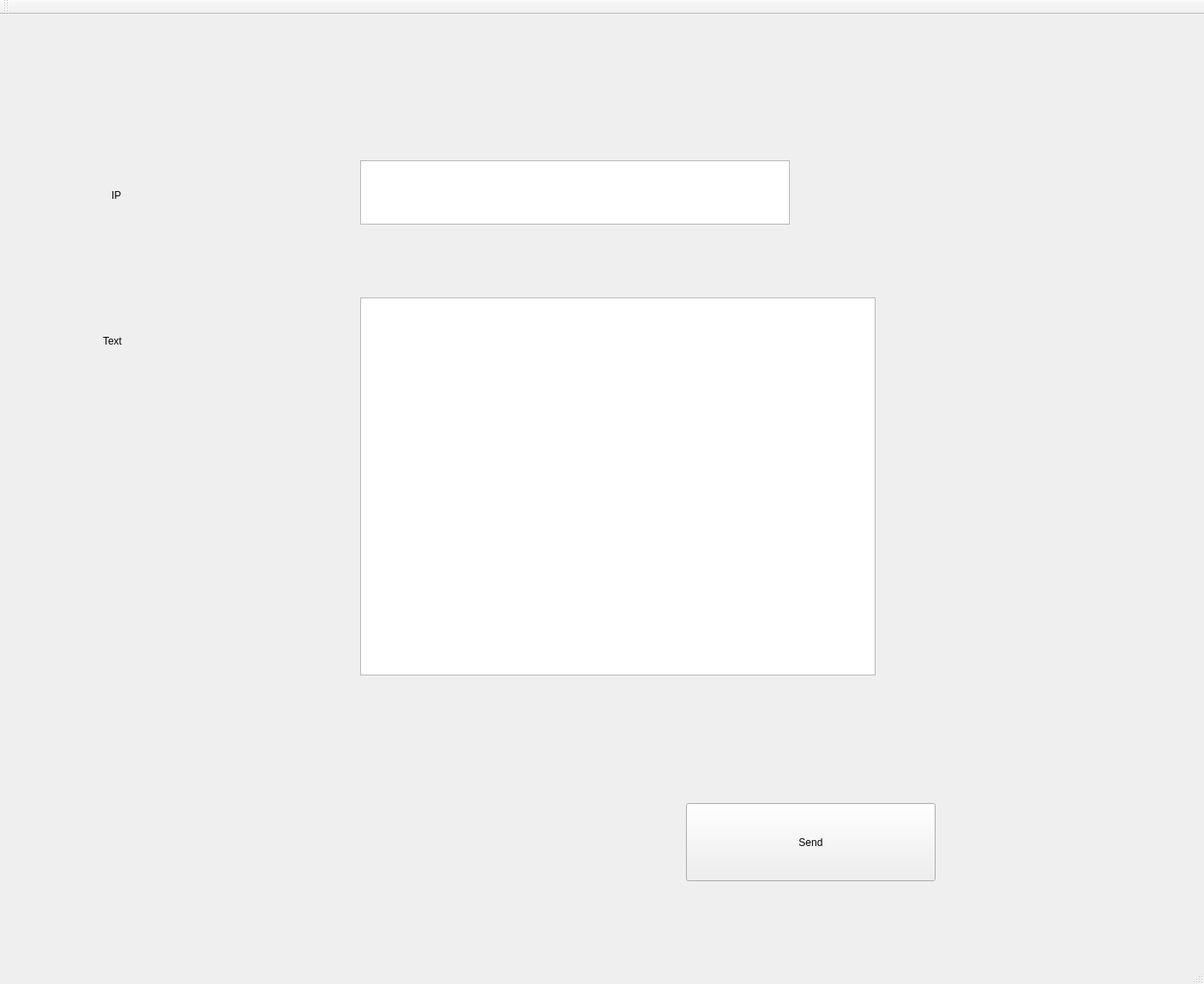
<?xml version="1.0" encoding="UTF-8"?>
<ui version="4.0">
 <class>MainWindow</class>
 <widget class="QMainWindow" name="MainWindow">
  <property name="geometry">
   <rect>
    <x>0</x>
    <y>0</y>
    <width>1404</width>
    <height>1148</height>
   </rect>
  </property>
  <property name="windowTitle">
   <string>MainWindow</string>
  </property>
  <widget class="QWidget" name="centralWidget">
   <widget class="QTextEdit" name="IP_Number">
    <property name="geometry">
     <rect>
      <x>420</x>
      <y>170</y>
      <width>501</width>
      <height>75</height>
     </rect>
    </property>
   </widget>
   <widget class="QLabel" name="label">
    <property name="geometry">
     <rect>
      <x>130</x>
      <y>170</y>
      <width>241</width>
      <height>81</height>
     </rect>
    </property>
    <property name="text">
     <string>IP</string>
    </property>
   </widget>
   <widget class="QPushButton" name="send_btn">
    <property name="geometry">
     <rect>
      <x>800</x>
      <y>920</y>
      <width>291</width>
      <height>91</height>
     </rect>
    </property>
    <property name="text">
     <string>Send</string>
    </property>
   </widget>
   <widget class="QTextEdit" name="Send_Data">
    <property name="geometry">
     <rect>
      <x>420</x>
      <y>330</y>
      <width>601</width>
      <height>441</height>
     </rect>
    </property>
   </widget>
   <widget class="QLabel" name="label_2">
    <property name="geometry">
     <rect>
      <x>120</x>
      <y>340</y>
      <width>241</width>
      <height>81</height>
     </rect>
    </property>
    <property name="text">
     <string>Text</string>
    </property>
   </widget>
  </widget>
  <widget class="QMenuBar" name="menuBar">
   <property name="geometry">
    <rect>
     <x>0</x>
     <y>0</y>
     <width>1404</width>
     <height>43</height>
    </rect>
   </property>
  </widget>
  <widget class="QToolBar" name="mainToolBar">
   <attribute name="toolBarArea">
    <enum>TopToolBarArea</enum>
   </attribute>
   <attribute name="toolBarBreak">
    <bool>false</bool>
   </attribute>
  </widget>
  <widget class="QStatusBar" name="statusBar"/>
 </widget>
 <layoutdefault spacing="6" margin="11"/>
 <resources/>
 <connections/>
</ui>
